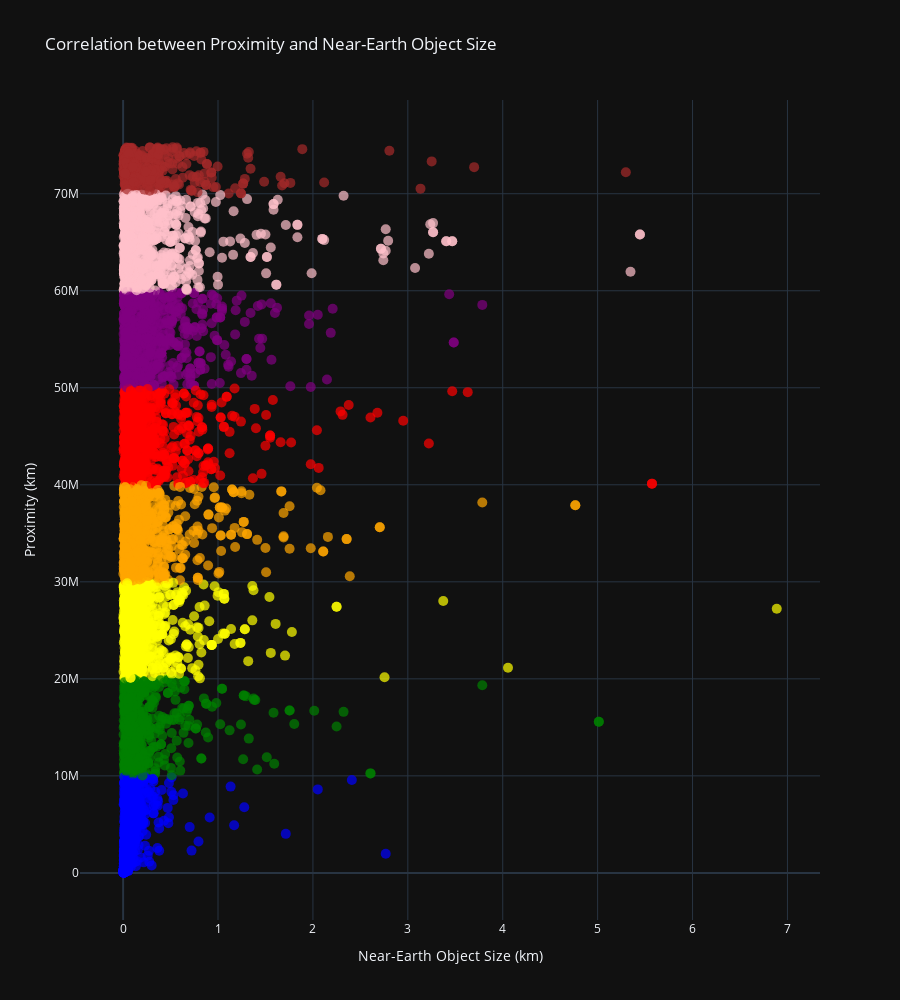

The cell this chart's notebook holds for it:
### Code cell
import pandas as pd
import plotly.graph_objects as go

# Sample data
df['Close Approach Distance (km)'] = df['Close Approach Distance (km)'].replace(',', '', regex=True).astype(float)
df['NEO Size (km)'] = df['NEO Size (km)'].replace(',', '', regex=True).astype(float)
neo_sizes = df['NEO Size (km)']
close_distances = df['Close Approach Distance (km)']
neo_names = df['NEO Name']

# Define color ranges and corresponding colors
color_ranges = [0, 10_000_000, 20_000_000, 30_000_000, 40_000_000, 50_000_000, 60_000_000, 70_000_000, 80_000_000]
colors = ['blue', 'green', 'yellow', 'orange', 'red', 'purple', 'pink', 'brown']

# Map colors to each point based on y-axis values
point_colors = pd.cut(close_distances, bins=color_ranges, labels=colors, include_lowest=True)

# Create the scatter plot with adjusted marker size, transparency, and colors
fig = go.Figure(data=go.Scatter(
    y=close_distances,
    x=neo_sizes,
    mode='markers',
    marker=dict(
        size=10,
        opacity=0.7,
        color=point_colors
    ),
    text=neo_names,
    hovertemplate=
    '<b>NEO Name:</b> %{text}<br>'
    '<b>NEO Size (km):</b> %{x}<br>'
    '<b>Proximity (km):</b> %{y}<br>'
    '<extra></extra>'
))

# Set axis labels and title
fig.update_layout(
    yaxis=dict(
        title='Proximity (km)',
        categoryorder='array',
        categoryarray=close_distances.sort_values().values
    ),
    xaxis_title='Near-Earth Object Size (km)',
    title='Correlation between Proximity and Near-Earth Object Size',
    height=1000
)

fig.update_traces(textposition='top center', texttemplate='%{x:.2f}')  # Displaying two decimal places

fig.show()

### Figure 1 — Plotly figure (JSON) as saved in the notebook; plotly's stock layout.template omitted (floating-point values rounded to 4 significant figures; data arrays with more than 128 entries replaced by an {"elided": "..."} marker saying what was removed)
{"data": [{"hovertemplate": "<b>NEO Name:</b> %{text}<br><b>NEO Size (km):</b> %{x}<br><b>Proximity (km):</b> %{y}<br><extra></extra>", "marker": {"color": {"elided": "7951 str values"}, "opacity": 0.7, "size": 10}, "mode": "markers", "text": {"elided": "7951 str values"}, "x": {"elided": "7951 float values"}, "y": {"elided": "7951 float values"}, "type": "scatter", "textposition": "top center", "texttemplate": "%{x:.2f}"}], "layout": {"yaxis": {"title": {"text": "Proximity (km)"}, "categoryorder": "array", "categoryarray": {"elided": "7951 float values"}}, "xaxis": {"title": {"text": "Near-Earth Object Size (km)"}}, "title": {"text": "Correlation between Proximity and Near-Earth Object Size"}, "height": 1000}}
